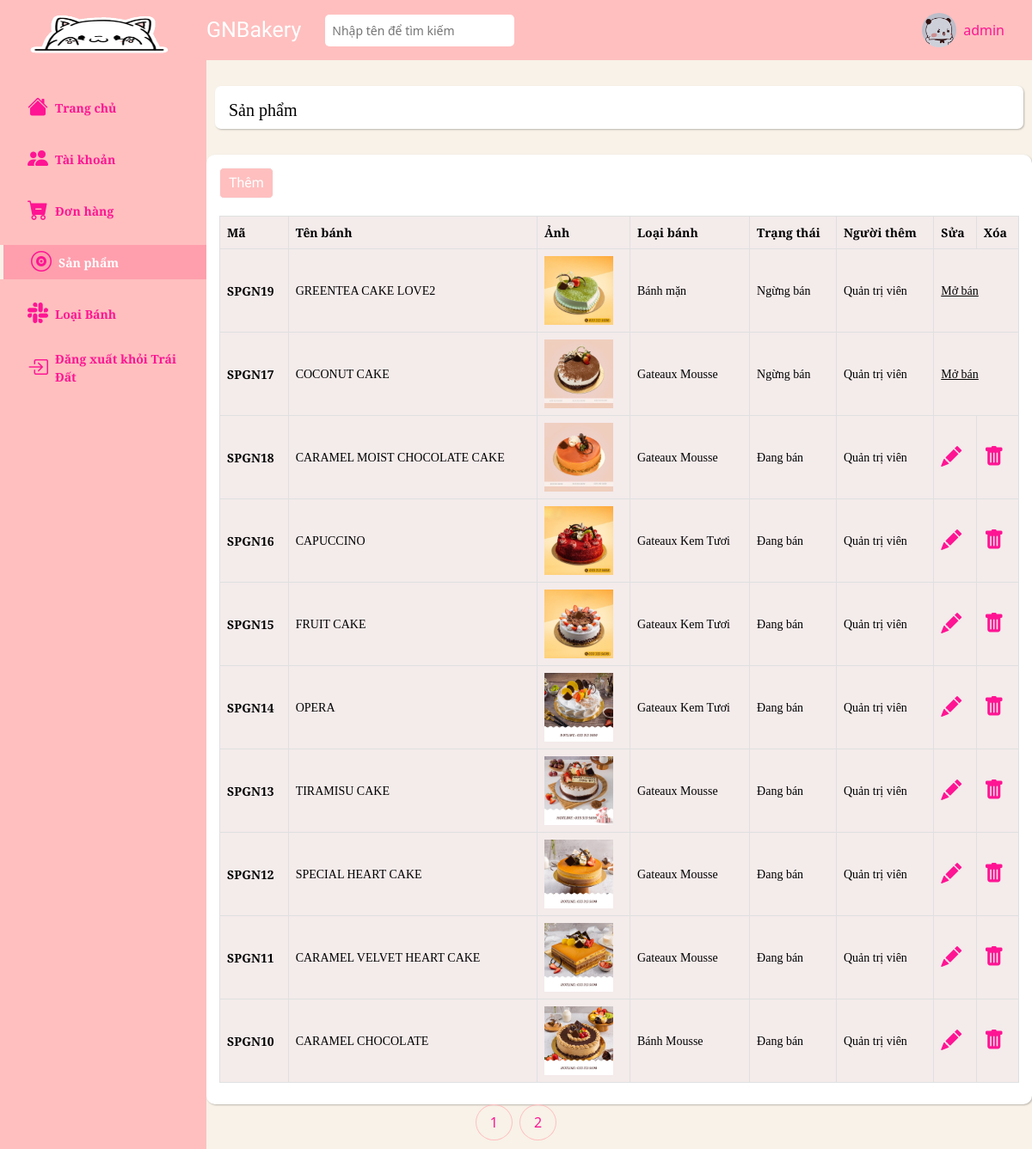
The page /admin/products/index.php (signed in) on the database as committed earlier.
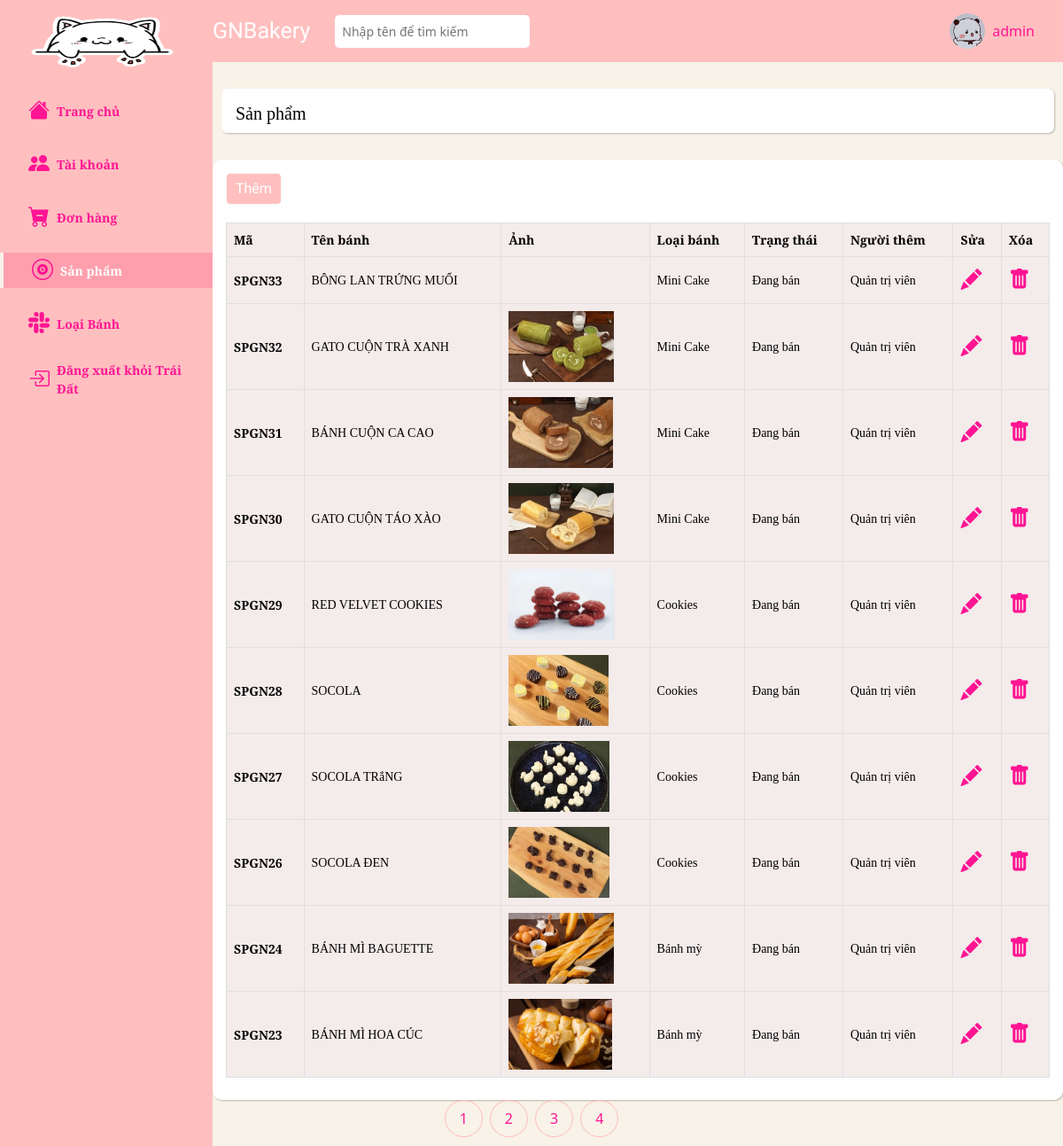
The same page on the database as committed later.
### tables this page shows
CREATE TABLE `products` (
  `id` int NOT NULL,
  `name` varchar(255) NOT NULL,
  `image` varchar(255) NOT NULL,
  `description` text NOT NULL,
  `status` int NOT NULL DEFAULT '1',
  `category_detail_id` int NOT NULL,
  `user_id` int NOT NULL,
  `status_id` int DEFAULT NULL
);

CREATE TABLE `category_detail` (
  `id` int NOT NULL,
  `name` varchar(255) NOT NULL,
  `category_id` int NOT NULL
);

### admin/products/index.php (the view, shortened to what the changed rows need)
<?php
    $page = 'products';
    require_once '../../database/connect.php';
    $where = '1';
    $page_current = 1;
    $sql_num_product = "select count(*) from products
                    where $where";
    $arr_num_product = mysqli_query($connect, $sql_num_product);
    $result_num_product = mysqli_fetch_array($arr_num_product);
    $num_product = $result_num_product['count(*)'];
    $num_product_per_page = 10;
    $num_page = ceil($num_product / $num_product_per_page);
    $skip_page = $num_product_per_page * ($page_current - 1);
    $sql = "select products.*, category_detail.name as category_name, products.user_id, users.id as admin_id, users.level
    from products
    join category_detail
    on category_detail.id = products.category_detail_id
    join categories
    on categories.id = category_detail.category_id
    join users
    on users.id = products.user_id
    where $where
    ORDER BY status asc,id DESC
    limit $num_product_per_page offset $skip_page
    ";
    $result = mysqli_query($connect, $sql);
    require_once '../navbar-vertical.php';
?>
    <div class="main__container">
        <div class="container-fluid px-4">
            <div class="row gx-5">
                <div class="col-12">
                    <div class="table-responsive-sm">
                        <table class="product__table table table-sm table-light table-bordered  align-middle">
                            <thead>
                                <tr>
                                <th scope="col">Mã</th>
                                <th scope="col">Tên bánh</th>
                                <th scope="col">Ảnh</th>
                                <th scope="col">Loại bánh</th>
                                <th scope="col">Trạng thái</th>
                                <th scope="col">Người thêm</th>
                                <th scope="col">Sửa</th>
                                <th scope="col">Xóa</th>
                                </tr>
                            </thead>
                            <tbody>
                                <?php foreach ($result as $each) { ?>
                                    <tr>
                                        <th scope="row">
                                            <a href="show.php?id=<?= $each['id'] ?>" class="text-decoration-none"> SPGN<?= $each['id'] ?></a>
                                        </th>
                                        <td>
                                            <a href="show.php?id=<?= $each['id'] ?>" class="text-decoration-none"><?= $each['name'] ?></a>
                                        </td>
                                        <td>
                                            <img class="products__img" src="../../assets/images/products/<?= $each['image'] ?>" alt="">
                                        </td>
                                        <td><?= $each['category_name'] ?></td>
                                        <td><?php
                                            if($each['status'] === '1') { ?>
                                                Đang bán
                                            <?php } else { ?>
                                                Ngừng bán
                                            <?php } ?>
                                        </td>
                                        <td><?php if($each['level'] == 1){
                                                        echo "Quản trị viên";
                                                    }else{
                                                        $admin_id = $each['admin_id'];
                                                        echo "NVGN$admin_id";
                                                    }?></td>
                                        <?php if($each['status'] === '1') { ?>
                                            <td>
                                                <a href="form_update.php?id=<?= $each['id'] ?>">
                                                    <i class="bi bi-pencil-fill"></i>
                                                </a>
                                            </td>
                                            <td>
                                                <a onclick="return confirm('Bạn chắc chắn muốn xóa?')" href="delete.php?id=<?= $each['id'] ?>">
                                                    <i class="bi bi-trash-fill"></i>
                                                </a>
                                            </td>
                                        <?php } else { ?>
                                            <td colspan="2">
                                                <a onclick="return confirm('Bạn chắc chắn muốn mở bán lại sản phẩm?')" href="update_status.php?id=<?= $each['id'] ?>">
                                                    Mở bán
                                                </a>
                                            </td>
                                        <?php } ?>
                                    </tr>
                                <?php } ?>
                            </tbody>
                        </table>
                    </div>
                </div>
            </div>
        </div>
    </div>
<?php require_once '../footer.php'; ?>

### admin/navbar-vertical.php (shortened to what the changed rows need)
<!DOCTYPE html>
<html lang="en">
<head>
    <link rel="stylesheet" href="https://cdnjs.cloudflare.com/ajax/libs/normalize/8.0.1/normalize.min.css"/>
    <link href="https://cdn.jsdelivr.net/npm/bootstrap@5.0.2/dist/css/bootstrap.min.css" rel="stylesheet">
    <link rel="stylesheet" href="https://cdn.jsdelivr.net/npm/bootstrap-icons@1.7.2/font/bootstrap-icons.css">
    <link rel="stylesheet" href="../../assets/css/admin.css">
    <link rel="stylesheet" href="../../assets/css/responsive_admin.css">
    <link rel="stylesheet" href="../../assets/css/detail_orders.css">
    <link rel="stylesheet" type="text/css" href="../../assets/css/admin_order.css">
    <link rel="stylesheet" href="https://cdnjs.cloudflare.com/ajax/libs/font-awesome/5.15.3/css/all.min.css" />
</head>
<body>
<div class="main">
    <nav class="navbar navbar-vertical position-fixed top-0 start-0 bottom-0 p-0 navbar-collapse hide-on-mobile-tablet">
        <div class="navbar__content">
            <a class="navbar-brand px-5 d-block" href="#">
                <img class="navbar-brand__img" src="../../source (1).gif" alt="">
            </a>
        </div>
    </nav>

### admin/footer.php (shortened to what the changed rows need)
<footer>
            <ul class="pagination table__pagination justify-content-center">
                <?php for($i = 1; $i <= $num_page; $i++) { ?>
                    <li class="pagination-item
                        <?php if($i == $page) { echo 'pagination-item--active';} ?>
                    ">
                        <a href="?page=<?php echo $i ?><?php if(isset($_GET['search_status'])){
                                                                    }?>" class="pagination-item__link">
                            <?php echo $i ?>
                        </a>
                    </li>
                <?php } ?>
            </ul>
        </footer>
    </div>
</body>
</html>

Rows that differ between the two databases and show on the page:
no longer on this page (row edited): products: id "19", name "GREENTEA CAKE LOVE2", image (picture), category_detail.name "Bánh mặn", status "Ngừng bán"
no longer on this page (row edited): products: id "17", name "COCONUT CAKE", image (picture), category_detail.name "Gateaux Mousse", status "Ngừng bán"
no longer on this page (row unchanged): products: id "18", name "CARAMEL MOIST CHOCOLATE CAKE", image (picture), category_detail.name "Gateaux Mousse", status "Đang bán"
no longer on this page (row edited): products: id "16", name "CAPUCCINO", image (picture), category_detail.name "Gateaux Kem Tươi", status "Đang bán"
no longer on this page (row unchanged): products: id "15", name "FRUIT CAKE", image (picture), category_detail.name "Gateaux Kem Tươi", status "Đang bán"
no longer on this page (row unchanged): products: id "14", name "OPERA", image (picture), category_detail.name "Gateaux Kem Tươi", status "Đang bán"
no longer on this page (row unchanged): products: id "13", name "TIRAMISU CAKE", image (picture), category_detail.name "Gateaux Mousse", status "Đang bán"
no longer on this page (row unchanged): products: id "12", name "SPECIAL HEART CAKE", image (picture), category_detail.name "Gateaux Mousse", status "Đang bán"
no longer on this page (row unchanged): products: id "11", name "CARAMEL VELVET HEART CAKE", image (picture), category_detail.name "Gateaux Mousse", status "Đang bán"
no longer on this page (row unchanged): products: id "10", name "CARAMEL CHOCOLATE", image (picture), category_detail.name "Bánh Mousse", status "Đang bán"
added products: id "33", name "BÔNG LAN TRỨNG MUỐI", category_detail.name "Mini Cake", status "Đang bán"
added products: id "32", name "GATO CUỘN TRÀ XANH", image (picture), category_detail.name "Mini Cake", status "Đang bán"
added products: id "31", name "BÁNH CUỘN CA CAO", image (picture), category_detail.name "Mini Cake", status "Đang bán"
added products: id "30", name "GATO CUỘN TÁO XÀO", image (picture), category_detail.name "Mini Cake", status "Đang bán"
added products: id "29", name "RED VELVET COOKIES", image (picture), category_detail.name "Cookies", status "Đang bán"
added products: id "28", name "SOCOLA", image (picture), category_detail.name "Cookies", status "Đang bán"
added products: id "27", name "SOCOLA TRắNG", image (picture), category_detail.name "Cookies", status "Đang bán"
added products: id "26", name "SOCOLA ĐEN", image (picture), category_detail.name "Cookies", status "Đang bán"
added products: id "24", name "BÁNH MÌ BAGUETTE", image (picture), category_detail.name "Bánh mỳ", status "Đang bán"
added products: id "23", name "BÁNH MÌ HOA CÚC", image (picture), category_detail.name "Bánh mỳ", status "Đang bán"
Other text that changed with them:
new list line: "3"
new list line: "4"
